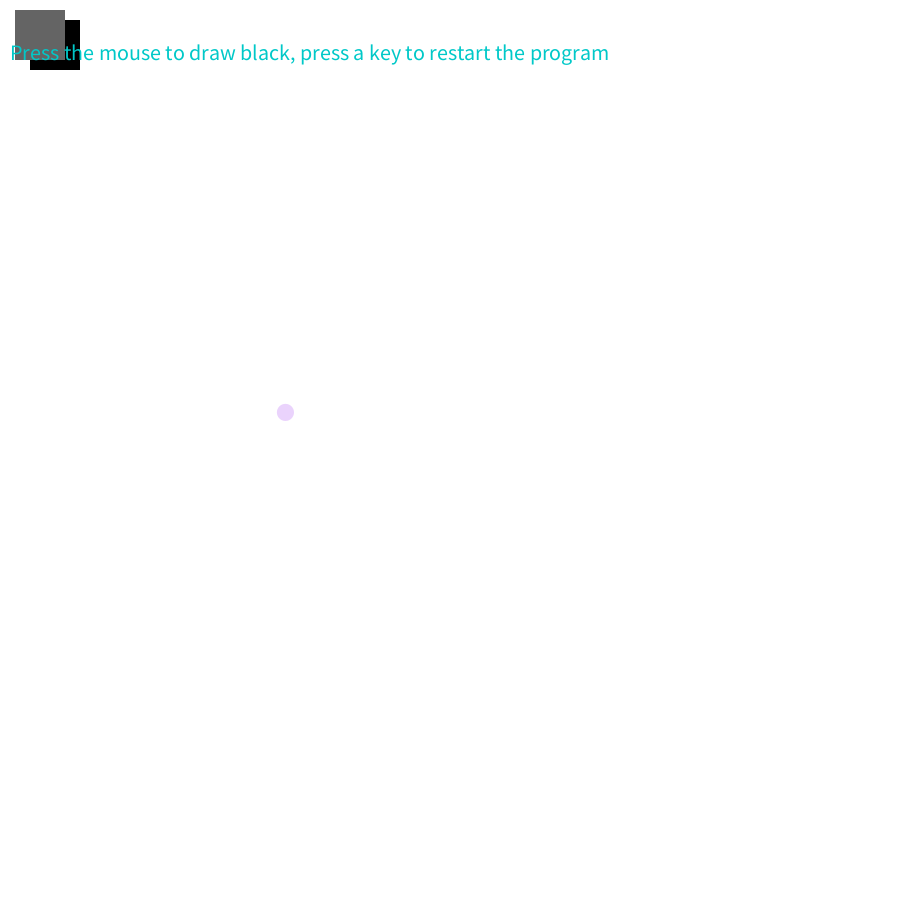
Frame 1 (no input)
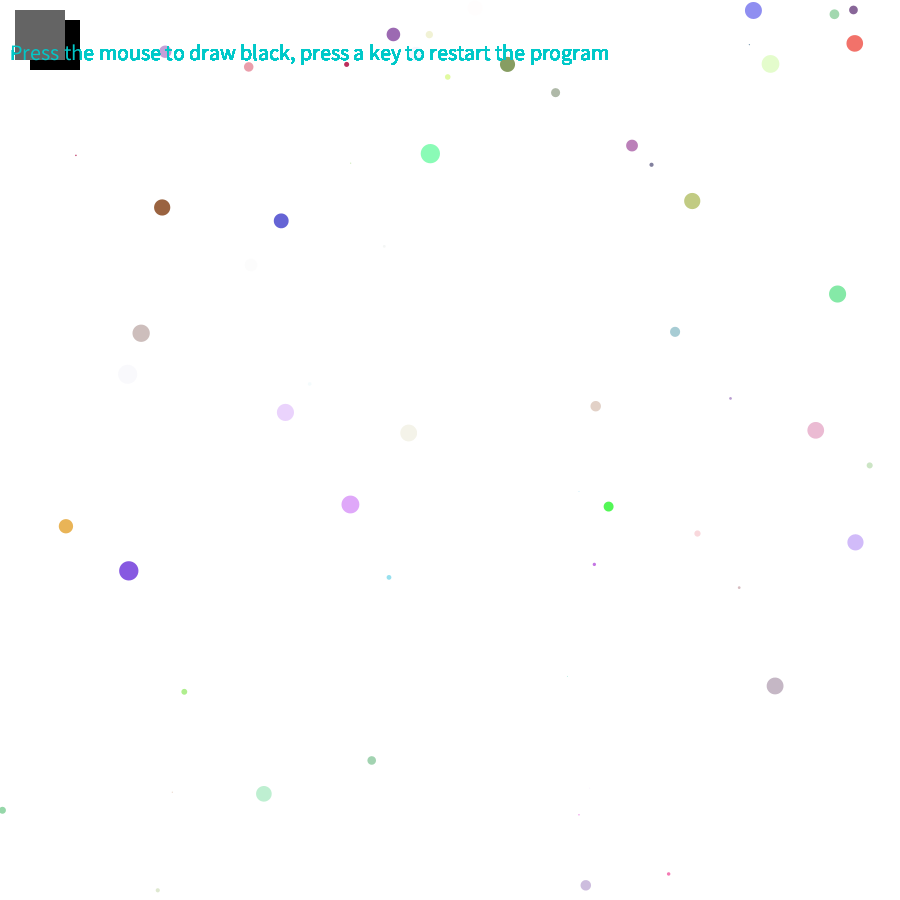
Frame 60 (the mouse pressed at the canvas centre just before this capture)
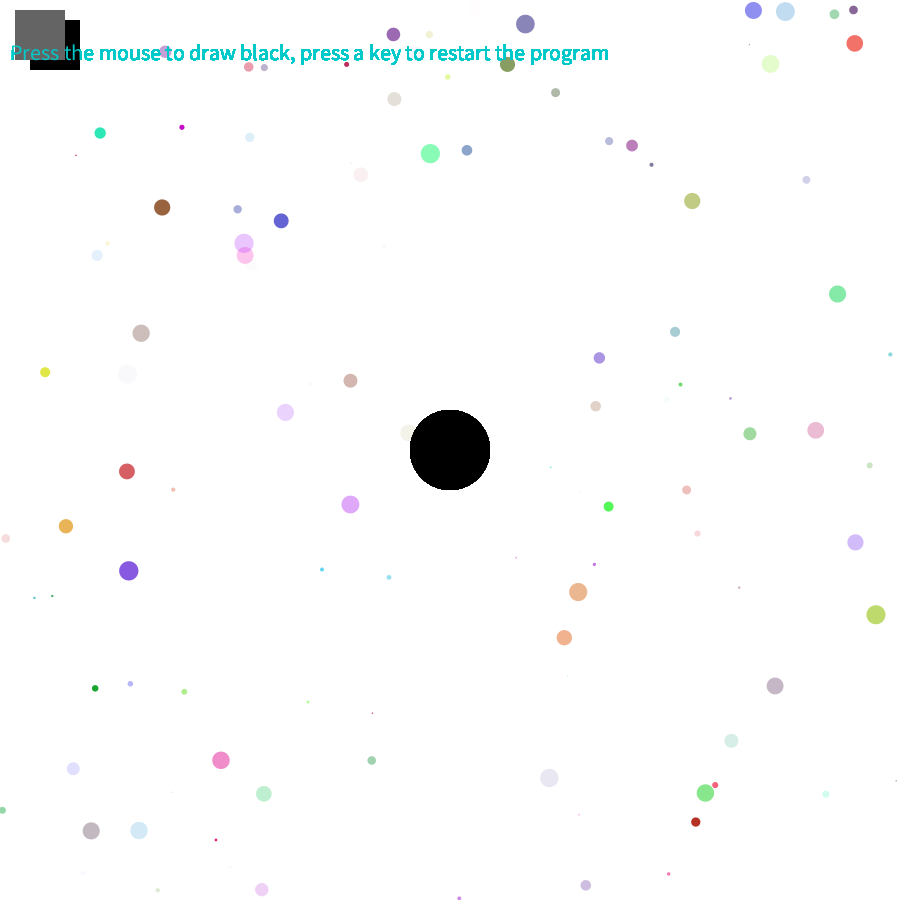
Frame 120 (the mouse held since frame 60 and released just before this capture)

The Processing sketch that drew these frames (run headless with seeded random() and noise(); from frame 60 on, the mouse is pressed at the canvas centre):

// Processing sketch: processing_146030
// ── processing_146030.pde

float r;
float g;
float b;
float a;

float diam;
float x;
float y;
float z;
float t;

void setup() {
  size(900,900);
  background(255);
  smooth();    
}

  

void draw() {
  // Each time through draw(), new random numbers are picked for a new ellipse.
  r = random(255);
  g = random(255);
  b = random(255);
  a = random(255);
  diam = random(20);
  x = random(width);
  y = random(height);

 
  // Use values to draw an ellipse
  noStroke();
  fill(r,g,b,a);
  ellipse(x,y,diam,diam);
  if (mousePressed == true) {
    fill(0);
  } else {
    fill (random(0,225), random (225,0), random(0,250));
  }
  
  
  
   if (mousePressed) {
    fill(0);
  } else {
  }
  ellipse(mouseX, mouseY, 80, 80);
  
  fill(255);
rect(0, 0, 50, 50);  // White rectangle

pushMatrix();
translate(30, 20);
fill(0);  
rect(0, 0, 50, 50);  // Black rectangle
popMatrix();

fill(100);  
rect(15, 10, 50, 50);  // Gray rectangle

if (keyPressed) { clear();}
  
  
println("You are making art");

textSize(22);
fill(0, 200, 200);
text("Press the mouse to draw black, press a key to restart the program", 10, 60);
fill(0, 200,0);
  
 }
